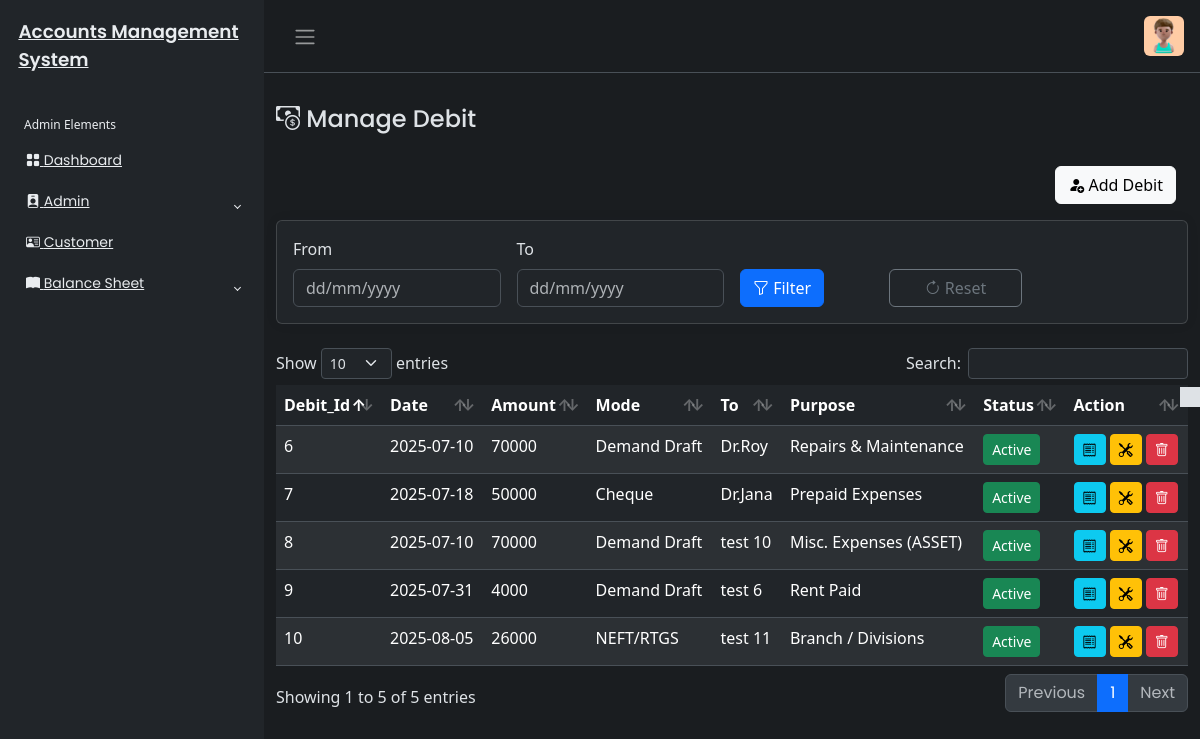
Page /Debit/debit.php (signed in) on the committed database.
### tables this page shows
CREATE TABLE `debit_tbl` (
  `debit_id` int(200) NOT NULL,
  `amount` varchar(450) NOT NULL,
  `d_date` date NOT NULL,
  `created_at` timestamp NOT NULL DEFAULT current_timestamp(),
  `updated_at` timestamp NOT NULL DEFAULT current_timestamp(),
  `debit_mode` varchar(450) NOT NULL,
  `debit_status` varchar(450) DEFAULT NULL,
  `dbt_c_id` int(200) NOT NULL,
  `dbt_gl_id` int(20) NOT NULL,
  `dbt_acc_id` int(200) NOT NULL,
  `cheque_number` varchar(450) NOT NULL,
  `bank_name` varchar(450) NOT NULL,
  `cheque_date` date NOT NULL
);

CREATE TABLE `customer_tbl` (
  `c_id` int(200) NOT NULL,
  `c_name` varchar(450) NOT NULL,
  `c_phone` varchar(450) NOT NULL,
  `c_email` varchar(450) DEFAULT NULL,
  `c_address` text DEFAULT NULL,
  `c_role` varchar(255) NOT NULL,
  `created_at` timestamp NOT NULL DEFAULT current_timestamp(),
  `updated_at` timestamp NOT NULL DEFAULT current_timestamp(),
  `c_status` varchar(400) DEFAULT NULL
);

CREATE TABLE `gl_tbl` (
  `gl_id` int(200) NOT NULL,
  `gl_name` varchar(450) NOT NULL,
  `gl_descript` varchar(450) NOT NULL,
  `gl_type` varchar(450) NOT NULL,
  `gl_status` varchar(450) DEFAULT NULL,
  `created_at` datetime NOT NULL DEFAULT current_timestamp(),
  `updated_at` datetime NOT NULL DEFAULT current_timestamp()
);

### Debit/debit.php (the view, shortened to what this page needs)
<?php
include('../includes/header.php');
if ($_SESSION['userAuth'] != "" && $_SESSION['userAuth'] != NULL) {
    include('../includes/sidebar.php');
    $date_sql="";
    $toDate=$fromDate="";
?>
<main class="mt-3 pt-3">
    <div class="container-fluid">
        <div class="row">
            <div class="col-md-8">
                <h4><i class="bi bi-cash-coin"></i> Manage Debit</h4>
            </div>
            <div class="mt-4 px-4">
                <button type="button" class="btn btn-light float-end" data-bs-toggle="modal" data-bs-target="#debitModal">
                    <i class="bi bi-person-fill-add"></i>
                    Add Debit
                </button>
            </div>
        </div>
        <?php
        require_once('../config/dbcon.php');
        try {
           $query = "SELECT * FROM debit_tbl
    INNER JOIN customer_tbl ON debit_tbl.dbt_c_id = customer_tbl.c_id
    INNER JOIN gl_tbl ON debit_tbl.dbt_gl_id = gl_tbl.gl_id
    INNER JOIN account_tbl ON debit_tbl.dbt_acc_id = account_tbl.acc_id
    $date_sql
    ORDER BY debit_tbl.debit_id";
            $stmt = $pdo->prepare($query);
            $stmt->execute();
            $result = $stmt->fetchAll(PDO::FETCH_ASSOC);
        } catch (PDOException $e) {
            echo "Error fetching records: " . htmlspecialchars($e->getMessage());
            $result = [];
        }
        ?>
        <div class="mt-3">
        <div class="row mt-3">
            <div class="col-md-12">
                <div class="card">
                    <div class="card-body">
                        <form method="POST" class="row g-3">
                            <div class="col-md-3">
                                <label for="from" class="form-label">From</label>
                                <input type="text" class="form-control" id="from" name="from"
                                       value="<?php echo $fromDate; ?>" placeholder="dd/mm/yyyy">
                            </div>
                            <div class="col-md-3">
                                <label for="to" class="form-label">To</label>
                                <input type="text" class="form-control" id="to" name="to"
                                       value="<?php echo $toDate; ?>" placeholder="dd/mm/yyyy">
                            </div>
                            <div class="col-md-2">
                                <label class="form-label">&nbsp;</label>
                                <button type="submit" name="submit" class="btn btn-primary d-block">
                                    <i class="bi bi-funnel"></i> Filter
                                </button>
                            </div>
                            <div class="col-md-2">
                                <label class="form-label">&nbsp;</label>
                                <a href="debit.php" class="btn btn-outline-secondary d-block">
                                    <i class="bi bi-arrow-clockwise"></i> Reset
                                </a>
                            </div>
                        </form>
                    </div>
                </div>
            </div>
        </div>
            <table id="example" class="table table-striped data-table" style="width:100%">
                <thead>
                    <tr>
                        <th>Debit_Id</th>
                        <th>Date</th>
                        <th>Amount</th>
                        <th>Mode</th>
                        <th>To</th>
                        <th>Purpose</th>
                        <th>Status</th>
                        <th>Action</th>
                    </tr>
                </thead>
                <tbody>
                   <?php
                    foreach ($result as $row) {
                          ?>
                        <tr>
                             <td><?php echo htmlspecialchars($row['debit_id']); ?></td>
                            <td><?php echo htmlspecialchars($row['d_date']); ?></td>
                            <td><?php echo htmlspecialchars($row['amount']); ?></td>
                            <td><?php echo htmlspecialchars($row['debit_mode']); ?></td>
                            <td><?php echo htmlspecialchars($row['c_name']); ?></td>
                            <td><?php echo htmlspecialchars($row['gl_name']); ?></td>
                            <td>
                                <a href="toggle_debit.php?id=<?php echo htmlspecialchars($row['debit_id']); ?>" class="btn btn-sm <?php echo ($row['debit_status'] == 'active') ? 'btn-success' : 'btn-secondary'; ?>">
                                    <?php echo ($row['debit_status'] == 'active') ? 'Active' : 'Inactive'; ?>
                                </a>
                            </td>
                            <td>
                                <button class="btn btn-info btn-sm viewDebit"
                                    data-id="<?php echo htmlspecialchars($row['debit_id']); ?>"
                                    data-d_date="<?php echo htmlspecialchars($row['d_date']); ?>"
                                    data-amount="<?php echo htmlspecialchars($row['amount']); ?>"
                                    data-debit_mode="<?php echo htmlspecialchars($row['debit_mode']); ?>"
                                    data-c_name="<?php echo htmlspecialchars($row['c_name']); ?>"
                                    data-acc_num="<?php echo htmlspecialchars($row['acc_num']); ?>"
                                    data-gl_name="<?php echo htmlspecialchars($row['gl_name']); ?>"
                                    data-dbt_c_id="<?php echo htmlspecialchars($row['dbt_c_id']); ?>"
                                    data-dbt_gl_id="<?php echo htmlspecialchars($row['dbt_gl_id']); ?>"
                                    data-dbt_acc_id="<?php echo htmlspecialchars($row['dbt_acc_id']); ?>"
                                    data-cheque_number="<?php echo isset($row['cheque_number']) ? htmlspecialchars($row['cheque_number']) : ''; ?>"
                                    data-bank_name="<?php echo isset($row['bank_name']) ? htmlspecialchars($row['bank_name']) : ''; ?>"
                                    data-cheque_date="<?php echo isset($row['cheque_date']) ? htmlspecialchars($row['cheque_date']) : ''; ?>"
                                    data-bs-toggle="modal" data-bs-target="#viewDebitModal">
                                    <i class="bi bi-receipt"></i>
                                </button>
                                <button class="btn btn-warning btn-sm editDebit"
                                    data-id="<?php echo htmlspecialchars($row['debit_id']); ?>"
                                    data-d_date="<?php echo htmlspecialchars($row['d_date']); ?>"
                                    data-amount="<?php echo htmlspecialchars($row['amount']); ?>"
                                    data-debit_mode="<?php echo htmlspecialchars($row['debit_mode']); ?>"
                                     data-dbt_c_id="<?php echo htmlspecialchars($row['dbt_c_id']); ?>"
                                    data-dbt_gl_id="<?php echo htmlspecialchars($row['dbt_gl_id']); ?>"
                                    data-dbt_acc_id="<?php echo htmlspecialchars($row['dbt_acc_id']); ?>"
                                    data-cheque_number="<?php echo isset($row['cheque_number']) ? htmlspecialchars($row['cheque_number']) : ''; ?>"
                                    data-bank_name="<?php echo isset($row['bank_name']) ? htmlspecialchars($row['bank_name']) : ''; ?>"
                                    data-cheque_date="<?php echo isset($row['cheque_date']) ? htmlspecialchars($row['cheque_date']) : ''; ?>"
                                    data-bs-toggle="modal" data-bs-target="#editDebitModal">
                                    <i class="bi bi-tools"></i>
                                </button>
                                <button class="btn btn-danger btn-sm deleteDebit"
                                    data-id="<?php echo htmlspecialchars($row['debit_id']);?>"
                                    data-bs-toggle="modal" data-bs-target="#deleteDebitModal">
                                    <i class="bi bi-trash"></i>
                                </button>
                            </td>
                        </tr>
                    <?php } ?>
                </tbody>
            </table>
        </div>
    </div>
</main>
<?php include('../includes/footer.php'); ?>
<?php
} else {
    echo '<script>
        alert("Not Authorised!");
        window.location.href = "../index.php";
    </script>';
}
?>

### css/style.css (style rules this page uses)
body { font-family: "Poppins", sans-serif; font-size: 0.875rem; opacity: 1; overflow-y: scroll; margin: 0; }
a { cursor: pointer; text-decoration: none; font-family: "Poppins", sans-serif; }
h4 { font-family: "Poppins", sans-serif; font-size: 1.275rem; color: var(--bs-emphasis-color); }
.card { box-shadow: 0 0 0.875rem 0 rgba(34, 46, 60, 0.05); margin-bottom: 24px; }

### rows in the picture
debit_tbl: debit_id "6", d_date "2025-07-10", amount "70000", debit_mode "Demand Draft", dbt_c.c_name "Dr.Roy", dbt_gl.gl_name "Repairs & Maintenance", debit_status "Active"
debit_tbl: debit_id "7", d_date "2025-07-18", amount "50000", debit_mode "Cheque", dbt_c.c_name "Dr.Jana", dbt_gl.gl_name "Prepaid Expenses", debit_status "Active"
debit_tbl: debit_id "8", d_date "2025-07-10", amount "70000", debit_mode "Demand Draft", dbt_c.c_name "test 10", dbt_gl.gl_name "Misc. Expenses (ASSET)", debit_status "Active"
debit_tbl: debit_id "9", d_date "2025-07-31", amount "4000", debit_mode "Demand Draft", dbt_c.c_name "test 6", dbt_gl.gl_name "Rent Paid", debit_status "Active"
debit_tbl: debit_id "10", d_date "2025-08-05", amount "26000", debit_mode "NEFT/RTGS", dbt_c.c_name "test 11", dbt_gl.gl_name "Branch / Divisions", debit_status "Active"
